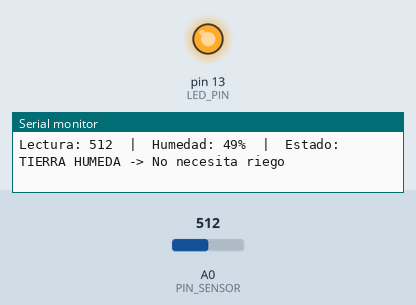
Simulated run of this sketch. Board: Arduino Uno, built with avr-gcc and run on an emulated ATmega328P. On the bench: output pins drawn as LEDs (lit = HIGH), the last lines printed to the serial monitor. The inputs (shaded band) are chosen by the test bench; at power-on: A0 (PIN_SENSOR) = 512.

Above: at 1.8 s.
1.9 s: A0 (PIN_SENSOR) set to 601
3.4 s: A0 (PIN_SENSOR) set to 623
At 4.7 s:
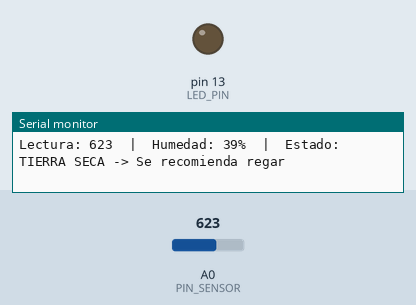
5.6 s: A0 (PIN_SENSOR) set to 511
At 7.3 s:
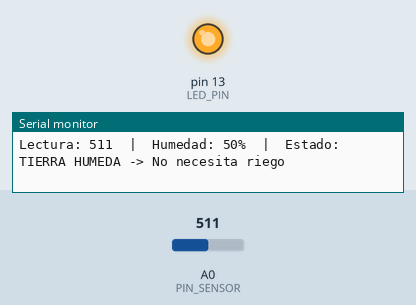
7.6 s: A0 (PIN_SENSOR) set to 716
At 8.6 s:
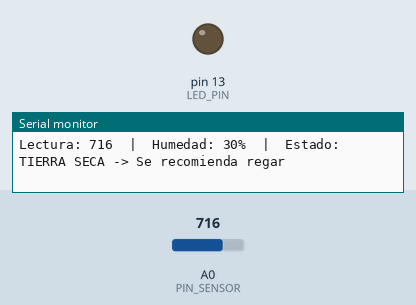
Timing chart, 0 to 10.6 s (numbered marks = the images above; inputs shaded):
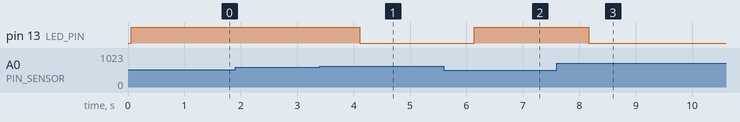

Measured:
- the behaviour switches between 613 and 614 on A0 (PIN_SENSOR) (found by bisection; images 0 and 1)
- after the input at 3.4 s, pin 13 (LED_PIN): HIGH → LOW after 0.71 s
- after the input at 5.6 s, pin 13 (LED_PIN): LOW → HIGH after 0.54 s
- after the input at 7.6 s, pin 13 (LED_PIN): HIGH → LOW after 0.56 s

The sketch:

monitor_humedad_suelo.ino
```cpp
/*
  Práctica 2.3 Biosfera (Litosfera): Monitor de humedad del suelo
  Desarrollo Sustentable - Unidad 2: Escenario natural
  Tecnológico Nacional de México, campus Mazatlán
  Alumno: Christian Paul Lizárraga Oronia
  Placa: Arduino UNO R4 WiFi

  Conexiones:
    Sensor VCC -> 5V
    Sensor GND -> GND
    Sensor SIG -> A0
    LED (+)    -> resistencia 220 ohms -> pin 13
    LED (-)    -> GND

  Funcionamiento:
    - Lee la señal analógica del sensor (0 a 1023).
    - Convierte la lectura a porcentaje de humedad con un mapeo invertido
      (lectura alta = suelo seco = 0 %, lectura baja = suelo mojado = 100 %).
    - Si la humedad es menor al umbral: TIERRA SECA -> LED apagado.
    - Si la humedad es mayor o igual al umbral: TIERRA HUMEDA -> LED encendido.
*/

const int PIN_SENSOR = A0;   // Señal del sensor
const int LED_PIN    = 13;   // LED indicador

// Porcentaje mínimo de humedad para considerar la tierra húmeda
const int UMBRAL_PORCENTAJE = 40;

void setup() {
  Serial.begin(9600);
  pinMode(LED_PIN, OUTPUT);
  Serial.println("=== Monitor de humedad del suelo ===");
}

void loop() {
  int lectura = analogRead(PIN_SENSOR);

  // Mapeo invertido: lectura alta (seco) = 0%, lectura baja (mojado) = 100%
  int porcentaje = map(lectura, 1023, 0, 0, 100);
  porcentaje = constrain(porcentaje, 0, 100);

  Serial.print("Lectura: ");
  Serial.print(lectura);
  Serial.print("  |  Humedad: ");
  Serial.print(porcentaje);
  Serial.print("%  |  Estado: ");

  // Poca humedad -> TIERRA SECA -> APAGA LED
  if (porcentaje < UMBRAL_PORCENTAJE) {
    Serial.println("TIERRA SECA -> Se recomienda regar");
    digitalWrite(LED_PIN, LOW);   // LED apagado
  }
  // Suficiente humedad -> TIERRA HUMEDA -> ENCIENDE LED
  else {
    Serial.println("TIERRA HUMEDA -> No necesita riego");
    digitalWrite(LED_PIN, HIGH);  // LED encendido
  }

  delay(1000);  // Una lectura por segundo
}
```
